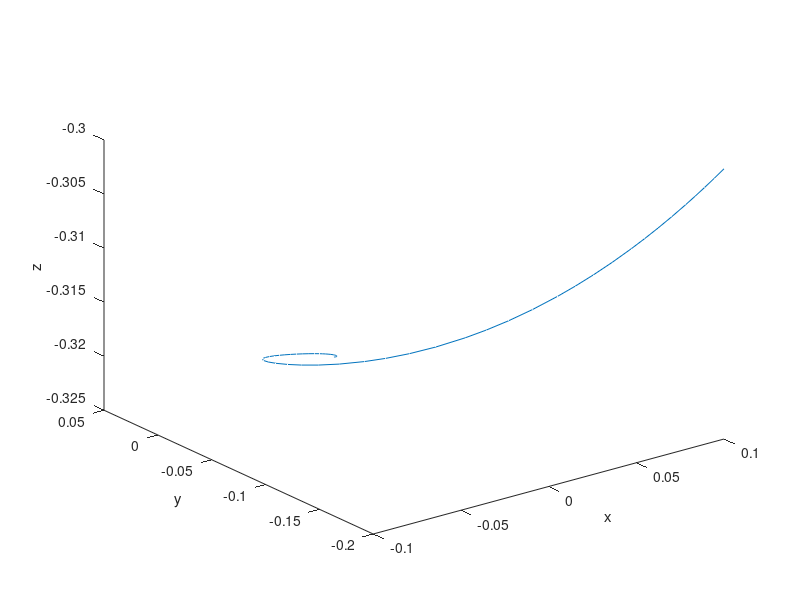

Write MATLAB code to recreate this figure.
%midterm problem 6
clear;
clc;

func = @(t,x)[x(2)+x(1)*x(3); -x(1)-x(2)+x(2)*x(3); -x(1)^2-x(2)^2];
tspan = [0,50];
x10 = .1;
x20 = -.2;
x30 = -.3;

[t,xs] = ode45(func,tspan,[x10;x20; x30]);

plot3(xs(:,1),xs(:,2),xs(:,3));
xlabel('x');
ylabel('y');
zlabel('z');